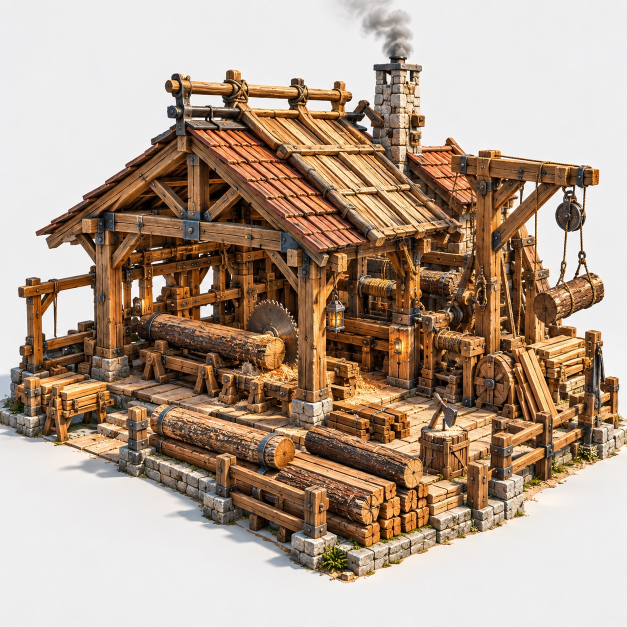
#> input picture pipeline/art-inputs/Valoria_Aserradero_AP2_v1.jpeg, 1254 x 1254 px, given in place of reference.png, which was not available (shown at 1/2 size)
$ python author.py --root ../../pipeline/art-inputs
#> lines starting #> are read from the running program, lines starting #| are printed output that depends on the picture
"""Genuine local vision decision; retain raw replies before any Blender mutation."""
import argparse,base64,hashlib,json,pathlib,urllib.request,time
from PIL import Image
p=argparse.ArgumentParser();p.add_argument('--root',type=pathlib.Path,required=True);a=p.parse_args();r=a.root
images=[]
for name in ('reference','unity'):
 source=r/(name+'.png');im=Image.open(source).convert('RGB');im.thumbnail((576,432));dst=r/(name+'-vision.jpg');im.save(dst,quality=88)
#> further down, im is the input picture: PIL image 1254x1254 RGB; mean R, G, B 180.1, 159.6, 142.4
#> after `im.thumbnail((576, 432))`:
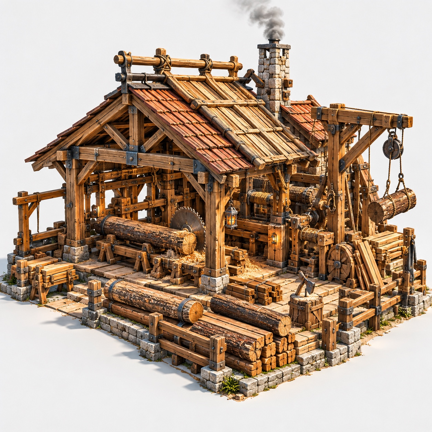
#> im: PIL image 432x432 RGB; mean R, G, B 180.1, 159.6, 142.4
 images.append(base64.b64encode(dst.read_bytes()).decode())
#> pass 2 of the loop `for name in ('reference','unity'):`:
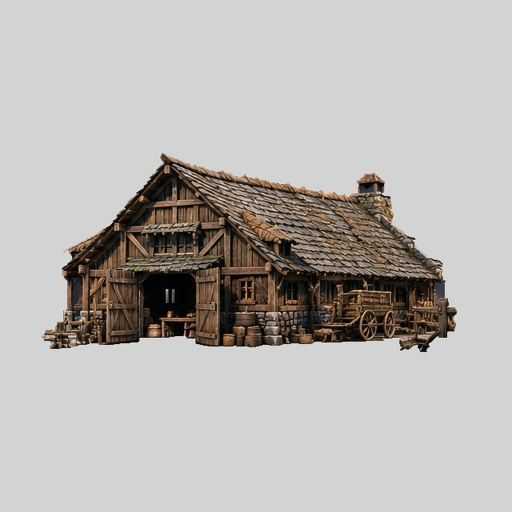
#> input picture pipeline/exact-inputs/Valoria_Granero_BIII_v1/Valoria_Granero_BIII_v1.jpeg, 1024 x 1024 px, given in place of unity.png, which was not available (shown at 1/2 size)
#> im is the input picture: PIL image 1024x1024 RGB; mean R, G, B 184.5, 181.4, 177
#> `im.thumbnail((576, 432))`:
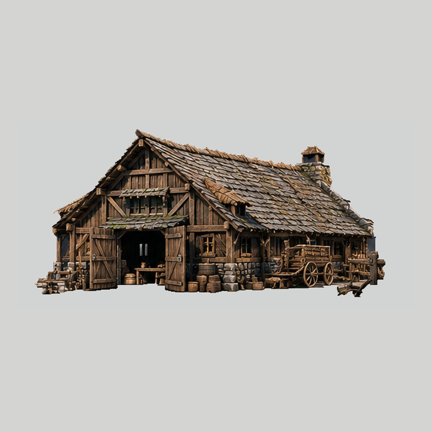
#> im: PIL image 432x432 RGB; mean R, G, B 184.5, 181.4, 177
brief='''You are the genuine 3D environment artist for Eldoria Bastion I. Image 1 is the approved reference, image 2 is the real current Unity scene. Independently diagnose the cliff, grass and palette. Author one finish_existing_terrain tool call, not generic advice. The existing mesh has 12601 vertices, 23296 faces, a broad cliff from z=-21 to -1 and a playable plateau above -1 (Blender z is height). All architecture, road, water, trees, UVs, face material assignments and plateau vertices are immutable. The tool is a controlled rock-fracture brush: displace only stone-face vertices below z=-1 along their horizontal outward normal with a triangle-profile vertical flute, gently modulated by rock layers; optionally use flat stone-face normals. You decide exact artistic parameters BEFORE Blender, grounded in the images. This is a deliberately stronger shape/material correction, not a tiny hidden corner edit. Existing cliff/grass are noisy photographs: you can author RGB multipliers and UV tiling, preserving packed CC0 images. Tint components are linear factors (never baked reference pixels). Grass is too yellow; make plausible olive/green turf without neon saturation. Cliff should read as broken dark gray stone with broad ridges, not moss noise. Do not change source architecture or claim approval. Return ONLY one JSON object with fields diagnosis, rationale, operation="finish_existing_terrain", parameters. Required parameters: fracture_depth_m (0.4..2.8), flute_pitch_m (2..9), layer_pitch_m (2..10), layer_strength (0..0.6), phase_radians (0..6.283), flat_rock_faces (boolean), grass_rgb (3 numbers 0.2..1), cliff_rgb (same), grass_uv_scale (0.25..2), cliff_uv_scale (0.25..2). Every value must be YOUR specific artistic choice, not copied from a canned plan. The new result must undergo real Unity A/B and gameplay QA; you cannot approve yourself.'''
for attempt in range(2):
 payload={'model':'qwen3-vl:8b-instruct','stream':False,'format':'json','keep_alive':'5m','messages':[{'role':'user','content':brief,'images':images}],'options':{'num_ctx':8192,'num_predict':850,'temperature':0.2}}
 start=time.monotonic();req=urllib.request.Request('http://127.0.0.1:11434/api/chat',json.dumps(payload).encode(),{'Content-Type':'application/json'})
 with urllib.request.urlopen(req,timeout=540) as res: raw=res.read()
 (r/f'raw-attempt-{attempt+1}.json').write_bytes(raw)
#> (the run stopped early here; a loop or call above may not have finished)
